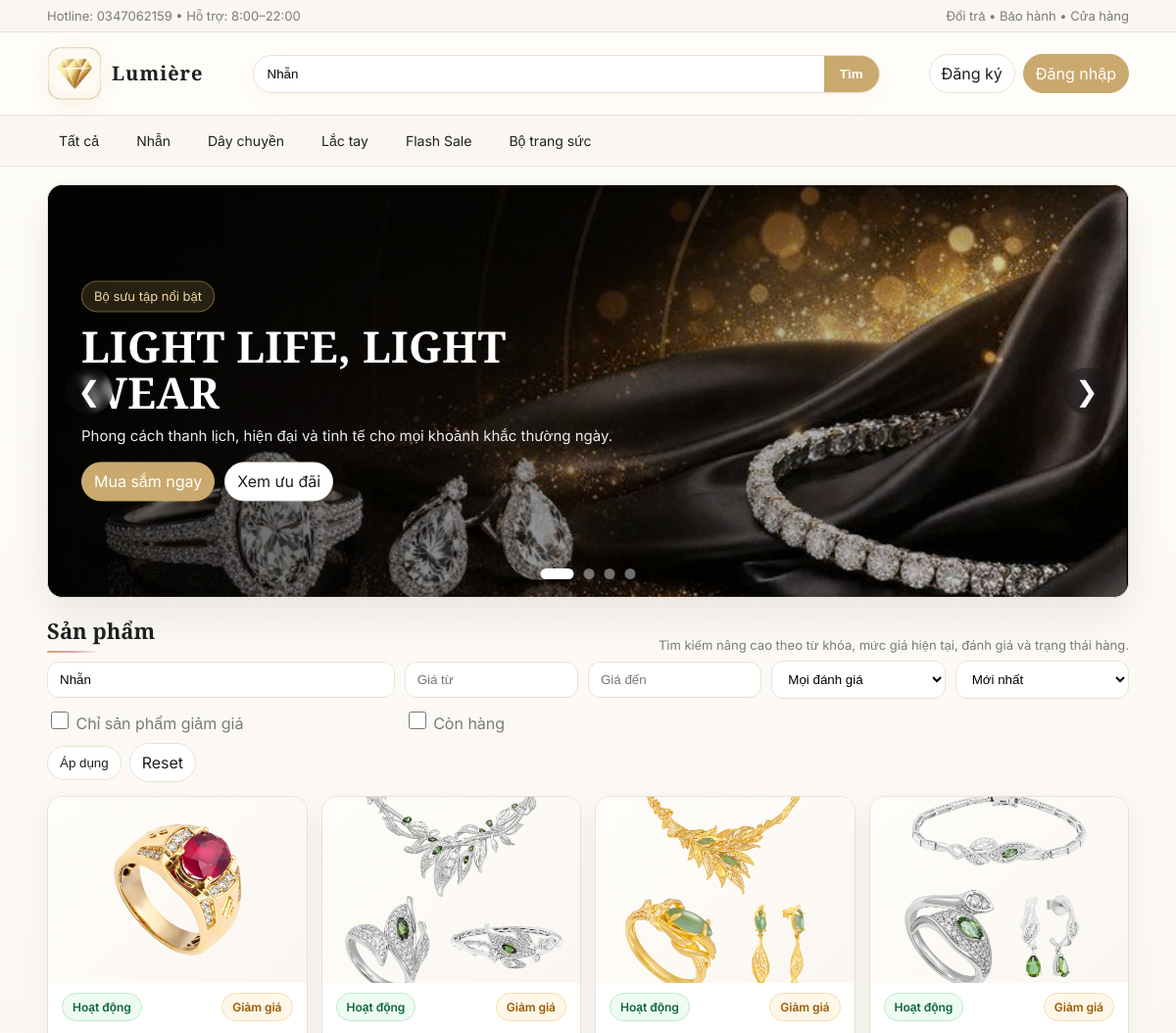
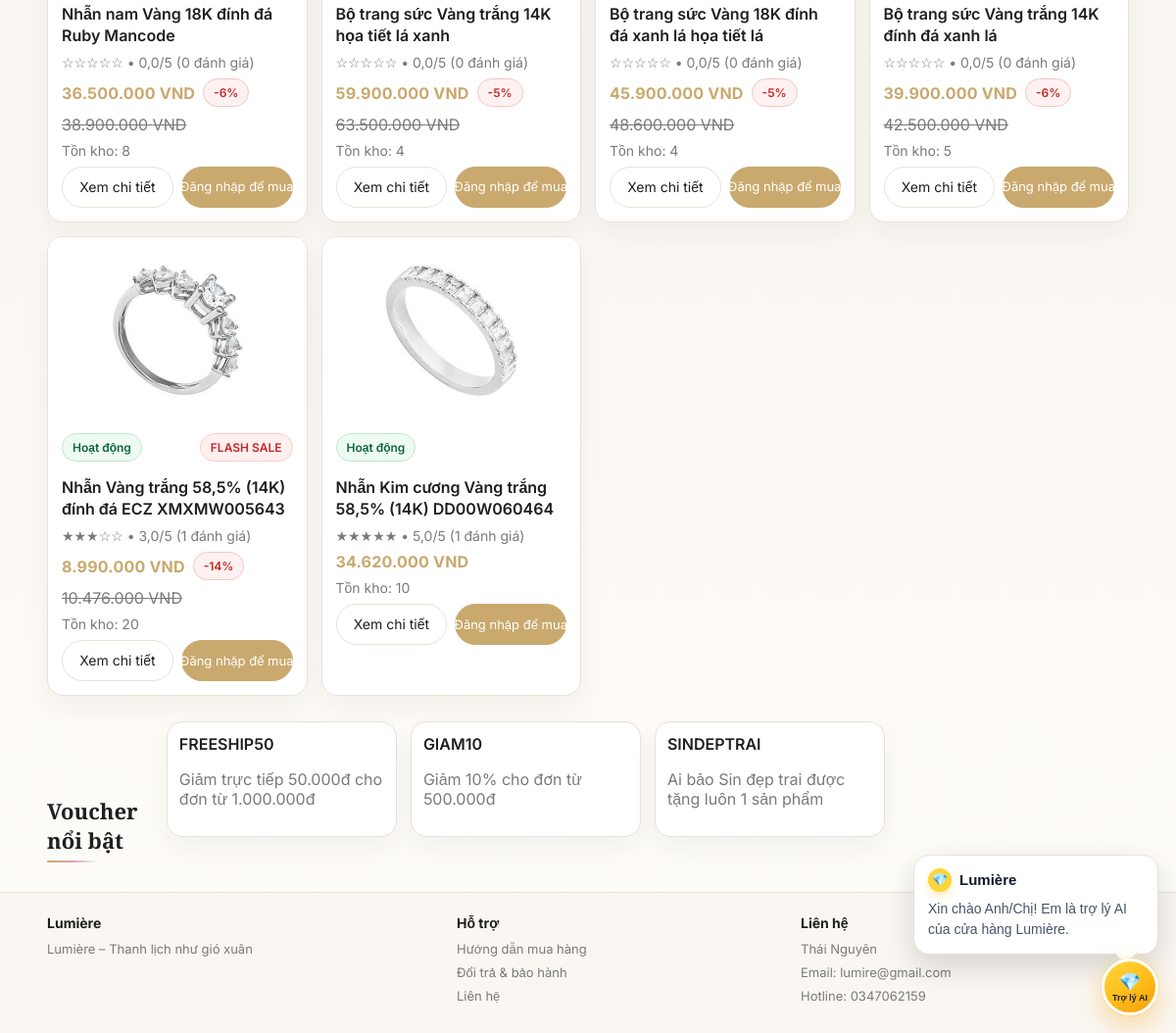
Page /?q=Nhẫn on the committed database (2 pictures, top to bottom).
### shop/models.py (models this page shows, shortened)
class SanPham(models.Model):
    TRANG_THAI = [
        ("active", "Hoạt động"),
        ("inactive", "Ngừng kinh doanh"),
    ]
    ten = models.CharField(max_length=100)
    gia = models.IntegerField(default=0)
    gia_khuyen_mai = models.IntegerField(blank=True, null=True)
    flash_sale_price = models.IntegerField(blank=True, null=True)
    flash_sale_start = models.DateTimeField(blank=True, null=True)
    flash_sale_end = models.DateTimeField(blank=True, null=True)
    anh = models.ImageField(upload_to="sanpham/", blank=True, null=True)
    search_tags = models.CharField(max_length=255, blank=True, default="")
    mo_ta = models.TextField(blank=True, default="")
    ton_kho = models.IntegerField(default=10)
    trang_thai = models.CharField(max_length=20, choices=TRANG_THAI, default="active")
    @property
    def dang_giam_gia(self) -> bool:
        return self.gia_khuyen_mai is not None and int(self.gia_khuyen_mai or 0) > 0 and int(self.gia_khuyen_mai) < int(self.gia or 0)
    @property
    def co_flash_sale_cai_dat(self) -> bool:
        return (
            self.flash_sale_price is not None
            and int(self.flash_sale_price or 0) > 0
            and int(self.flash_sale_price) < int(self.gia or 0)
        )
    @property
    def dang_flash_sale(self) -> bool:
        if not self.co_flash_sale_cai_dat:
            return False
        now = timezone.now()
        if self.flash_sale_start and now < self.flash_sale_start:
            return False
        if self.flash_sale_end and now > self.flash_sale_end:
            return False
        return True
    @property
    def gia_hien_tai(self) -> int:
        if self.dang_flash_sale:
            return int(self.flash_sale_price)
        if self.dang_giam_gia:
            return int(self.gia_khuyen_mai)
        return int(self.gia or 0)
    @property
    def so_tien_giam(self) -> int:
        return max(int(self.gia or 0) - self.gia_hien_tai, 0)
    @property
    def phan_tram_giam(self) -> int:
        gia = int(self.gia or 0)
        if gia <= 0 or self.so_tien_giam <= 0:
            return 0
        return max((self.so_tien_giam * 100) // gia, 0)
    @property
    def review_count(self) -> int:
        return int(getattr(self, "review_count_value", None) or self.reviews.filter(is_visible=True).count())
    @property
    def average_rating(self) -> float:
        annotated = getattr(self, "average_rating_value", None)
        if annotated is not None:
            return float(annotated or 0)
        return float(self.reviews.filter(is_visible=True).aggregate(avg=Avg("rating")).get("avg") or 0)
    @property
    def rating_stars(self) -> str:
        avg = self.average_rating
        full = int(round(avg))
        full = max(min(full, 5), 0)
        return "★" * full + "☆" * (5 - full)

class Voucher(models.Model):
    DISCOUNT_TYPES = [
        ("percent", "Giảm theo %"),
        ("fixed", "Giảm số tiền cố định"),
    ]
    code = models.CharField(max_length=30, unique=True)
    title = models.CharField(max_length=100, default="")
    description = models.CharField(max_length=255, blank=True, default="")
    discount_type = models.CharField(max_length=20, choices=DISCOUNT_TYPES, default="percent")
    value = models.IntegerField(default=0)
    min_order_value = models.IntegerField(default=0)
    max_discount = models.IntegerField(default=0)
    usage_limit = models.IntegerField(default=0)
    used_count = models.IntegerField(default=0)
    active = models.BooleanField(default=True)
    starts_at = models.DateTimeField(blank=True, null=True)
    ends_at = models.DateTimeField(blank=True, null=True)
    created_at = models.DateTimeField(auto_now_add=True)
    class Meta:
        ordering = ["code"]

### shop/views.py (the view)
# urls.py: path("", views.home, name="home"),
def home(request):
    seed_sample_products()
    seed_sample_vouchers()
    q = request.GET.get("q", "").strip()
    sort = request.GET.get("sort", "newest").strip()
    min_price = _parse_int_param(request.GET.get("min_price"), None)
    max_price = _parse_int_param(request.GET.get("max_price"), None)
    sale_only = request.GET.get("sale_only") == "1"
    in_stock = request.GET.get("in_stock") == "1"
    min_rating = _parse_int_param(request.GET.get("min_rating"), 0) or 0
    if sort not in PRODUCT_SORTS:
        sort = "newest"
    now = timezone.now()
    ds_qs = _annotated_catalog_queryset(apply_product_filters(SanPham.objects.filter(trang_thai="active"), q=q, sort=sort))
    ds = list(ds_qs)
    if sort == "rating_desc":
        ds.sort(key=lambda p: (float(p.average_rating or 0), int(p.review_count or 0), p.id), reverse=True)
    elif sort == "price_asc":
        ds.sort(key=lambda p: (int(p.gia_hien_tai or 0), p.id))
    elif sort == "price_desc":
        ds.sort(key=lambda p: (int(p.gia_hien_tai or 0), p.id), reverse=True)
    ds = _filter_products_for_catalog(ds, min_price=min_price, max_price=max_price, sale_only=sale_only, in_stock=in_stock, min_rating=min_rating)
    flash_sale_products = list(_annotated_catalog_queryset(SanPham.objects.filter(
        models.Q(flash_sale_start__isnull=True) | models.Q(flash_sale_start__lte=now),
        models.Q(flash_sale_end__isnull=True) | models.Q(flash_sale_end__gte=now),
        trang_thai="active",
        flash_sale_price__isnull=False,
        flash_sale_price__gt=0,
        flash_sale_price__lt=models.F("gia"),
    ).order_by("flash_sale_end", "-id")[:4]))
    discounted_products = list(_annotated_catalog_queryset(SanPham.objects.filter(
        trang_thai="active",
        gia_khuyen_mai__isnull=False,
        gia_khuyen_mai__gt=0,
    ).exclude(gia_khuyen_mai__gte=models.F("gia")).exclude(id__in=[p.id for p in flash_sale_products]).order_by("-id")[:4]))
    return render(request, "home.html", {
        "ds": ds,
        "q": q,
        "sort": sort,
        "min_price": request.GET.get("min_price", ""),
        "max_price": request.GET.get("max_price", ""),
        "sale_only": sale_only,
        "in_stock": in_stock,
        "min_rating": int(min_rating or 0),
        "product_sort_choices": PRODUCT_SORT_CHOICES + [("rating_desc", "Đánh giá cao nhất")],
        "cart_count": cart_item_count(request.user),
        "available_vouchers": Voucher.objects.filter(active=True).order_by("code")[:5],
        "discounted_products": discounted_products,
        "flash_sale_products": flash_sale_products,
        "now": now,
    })

### templates/home.html (shortened to what this page needs)
{% extends "base.html" %}
{% load static %}
{% load tien %}
{% block content %}
<div class="hero home-slider">
    <div class="banner-carousel" id="homeBannerCarousel" aria-label="Banner trang chủ">
      <button class="carousel-arrow prev" type="button" aria-label="Banner trước">&#10094;</button>
      <button class="carousel-arrow next" type="button" aria-label="Banner tiếp theo">&#10095;</button>
      <div class="carousel-track">
        <div class="carousel-slide active" style="background-image:url('{% static 'banner.png' %}');">
          <div class="slide-overlay"></div>
          <div class="slide-content align-left">
            <span class="tag">Bộ sưu tập nổi bật</span>
            <h1>LIGHT LIFE, LIGHT WEAR</h1>
            <p>Phong cách thanh lịch, hiện đại và tinh tế cho mọi khoảnh khắc thường ngày.</p>
            <div class="hero-actions">
              <a class="btn primary" href="{% url 'home' %}">Mua sắm ngay</a>
              <a class="btn" href="{% url 'flash_sale_products' %}">Xem ưu đãi</a>
            </div>
          </div>
        </div>
      </div>
      <div class="carousel-dots" aria-label="Chọn banner">
        <button type="button" class="active" aria-label="Banner 1"></button>
        <button type="button" aria-label="Banner 2"></button>
        <button type="button" aria-label="Banner 3"></button>
        <button type="button" aria-label="Banner 4"></button>
      </div>
    </div>
  </div>
  <div class="section">
    <h2>Sản phẩm</h2>
    <div class="hint">Tìm kiếm nâng cao theo từ khóa, mức giá hiện tại, đánh giá và trạng thái hàng.</div>
  </div>
  <form method="get" class="filter-bar" style="margin-bottom:14px;display:grid;grid-template-columns:2fr repeat(4,1fr);gap:10px;">
    <input class="input" name="q" value="{{ q }}" placeholder="Tên, mô tả hoặc tag sản phẩm...">
    <input class="input" type="number" min="0" name="min_price" value="{{ min_price }}" placeholder="Giá từ">
    <input class="input" type="number" min="0" name="max_price" value="{{ max_price }}" placeholder="Giá đến">
    <select class="input" name="min_rating">
      <option value="0" {% if min_rating == 0 %}selected{% endif %}>Mọi đánh giá</option>
    </select>
    <select class="input" name="sort">
      {% for value, label in product_sort_choices %}
        <option value="{{ value }}" {% if sort == value %}selected{% endif %}>{{ label }}</option>
      {% endfor %}
    </select>
    <label class="muted"><input type="checkbox" name="sale_only" value="1" {% if sale_only %}checked{% endif %}> Chỉ sản phẩm giảm giá</label>
    <label class="muted"><input type="checkbox" name="in_stock" value="1" {% if in_stock %}checked{% endif %}> Còn hàng</label>
    <div class="row" style="gap:8px;grid-column:1/-1;">
      <button class="btn" type="submit">Áp dụng</button>
      <a class="btn" href="{% url 'home' %}">Reset</a>
    </div>
  </form>
  <div class="grid">
    {% for sp in ds %}
      <div class="card product-card">
        <div class="thumb">
          {% if sp.anh %}<img src="{{ sp.anh.url }}" alt="{{ sp.ten }}" class="thumb-img">{% else %}JEWELRY{% endif %}
        </div>
        <div class="body">
          <div class="row" style="justify-content:space-between;gap:8px;align-items:center;flex-wrap:wrap;margin-bottom:8px;">
            <div class="status status-{{ sp.trang_thai|lower }}" style="display:inline-flex;">{{ sp.get_trang_thai_display }}</div>
            {% if sp.dang_flash_sale %}
              <span class="status" style="background:#ffefef;color:#c62828;border-color:#ffcaca;">FLASH SALE</span>
            {% elif sp.dang_giam_gia %}
              <span class="status" style="background:#fff7e8;color:#9a5b00;border-color:#f3ddb2;">Giảm giá</span>
            {% endif %}
          </div>
          <p class="name product-name">{{ sp.ten }}</p>
          <div class="muted product-rating">{{ sp.rating_stars }} • {{ sp.average_rating|floatformat:1 }}/5 ({{ sp.review_count }} đánh giá)</div>
          {% if sp.dang_flash_sale or sp.dang_giam_gia %}
            <div class="row" style="gap:8px;align-items:center;flex-wrap:wrap;">
              <p class="price" style="margin:0;">{{ sp.gia_hien_tai|vnd }} VND</p><span style="display:none;">{{ sp.gia_hien_tai|vnd_comma }}</span>
              <span class="status" style="background:#fff1f1;color:#c62828;border-color:#f0c7c7;">-{{ sp.phan_tram_giam }}%</span>
            </div>
            <p class="muted" style="text-decoration:line-through;">{{ sp.gia|vnd }} VND</p>
          {% else %}
            <p class="price">{{ sp.gia|vnd }} VND</p>
          {% endif %}
          <div class="muted product-stock">Tồn kho: {{ sp.ton_kho }}</div>
          <div class="row product-actions">
            <a class="btn" href="{% url 'chi_tiet_san_pham' sp.id %}">Xem chi tiết</a>
            {% if user.is_authenticated %}
              <form method="post" action="{% url 'add_to_cart' sp.id %}" style="display:inline;">{% csrf_token %}
                <input type="hidden" name="next" value="{% url 'home' %}">
                <button class="btn" type="submit">Thêm giỏ hàng</button>
              </form>
              <a class="btn primary" href="{% url 'dat_hang' sp.id %}">Mua ngay</a>
            {% else %}
              <a class="btn primary" href="{% url 'dang_nhap' %}">Đăng nhập để mua</a>
            {% endif %}
          </div>
        </div>
      </div>
    {% empty %}
      <div class="card" style="padding:16px;grid-column:1/-1;">Không tìm thấy sản phẩm phù hợp với bộ lọc hiện tại.</div>
    {% endfor %}
  </div>
  {% if available_vouchers %}
    <div class="section" style="margin-top:26px;">
      <h2>Voucher nổi bật</h2>
      <div class="grid">
        {% for voucher in available_vouchers %}
          <div class="card"><div class="body"><p class="name">{{ voucher.code }}</p><p class="muted">{{ voucher.description }}</p></div></div>
        {% endfor %}
      </div>
    </div>
  {% endif %}
{% endblock %}

### rows in the picture
SanPham: anh (picture), trang_thai "Hoạt động", shows "Giảm giá", ten "Nhẫn nam Vàng 18K đính đá Ruby Mancode", rating_stars "☆☆☆☆☆", average_rating "0,0", review_count "0", gia_hien_tai|vnd "36.500.000", phan_tram_giam "6", gia|vnd "38.900.000", ton_kho "8"
SanPham: anh (picture), trang_thai "Hoạt động", shows "Giảm giá", ten "Bộ trang sức Vàng trắng 14K họa tiết lá xanh", rating_stars "☆☆☆☆☆", average_rating "0,0", review_count "0", gia_hien_tai|vnd "59.900.000", phan_tram_giam "5", gia|vnd "63.500.000", ton_kho "4"
SanPham: anh (picture), trang_thai "Hoạt động", shows "Giảm giá", ten "Bộ trang sức Vàng 18K đính đá xanh lá họa tiết lá", rating_stars "☆☆☆☆☆", average_rating "0,0", review_count "0", gia_hien_tai|vnd "45.900.000", phan_tram_giam "5", gia|vnd "48.600.000", ton_kho "4"
SanPham: anh (picture), trang_thai "Hoạt động", shows "Giảm giá", ten "Bộ trang sức Vàng trắng 14K đính đá xanh lá", rating_stars "☆☆☆☆☆", average_rating "0,0", review_count "0", gia_hien_tai|vnd "39.900.000", phan_tram_giam "6", gia|vnd "42.500.000", ton_kho "5"
SanPham: anh (picture), trang_thai "Hoạt động", shows "FLASH SALE", ten "Nhẫn Vàng trắng 58,5% (14K) đính đá ECZ XMXMW005643", rating_stars "★★★☆☆", average_rating "3,0", review_count "1", gia_hien_tai|vnd "8.990.000", phan_tram_giam "14", gia|vnd "10.476.000", ton_kho "20"
SanPham: anh (picture), trang_thai "Hoạt động", ten "Nhẫn Kim cương Vàng trắng 58,5% (14K) DD00W060464", rating_stars "★★★★★", average_rating "5,0", review_count "1", gia|vnd "34.620.000", ton_kho "10"
Voucher: code "FREESHIP50", description "Giảm trực tiếp 50.000đ cho đơn từ 1.000.000đ"
Voucher: code "GIAM10", description "Giảm 10% cho đơn từ 500.000đ"
Voucher: code "SINDEPTRAI", description "Ai bảo Sin đẹp trai được tặng luôn 1 sản phẩm"

### other values in the picture
form field sort "Mới nhất"
